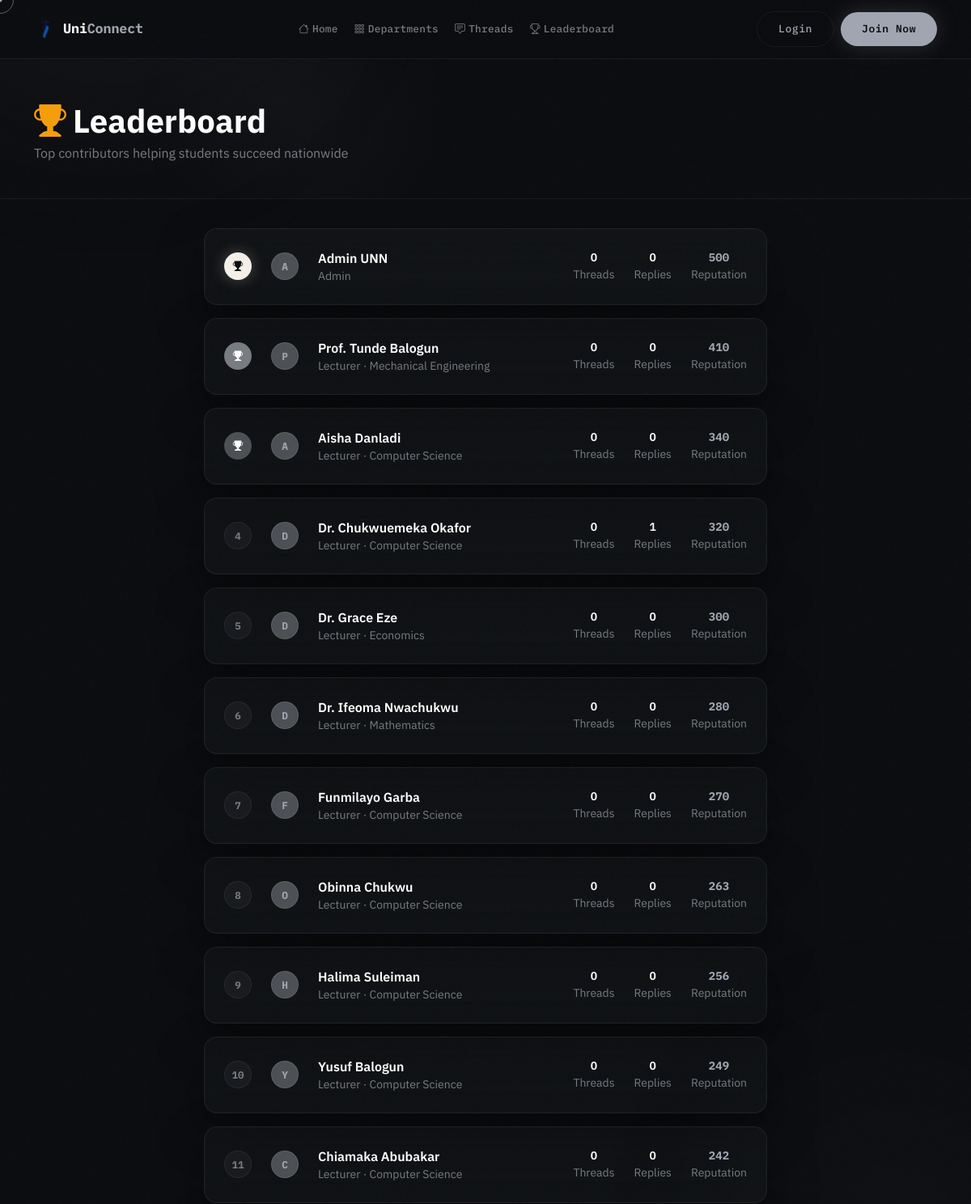
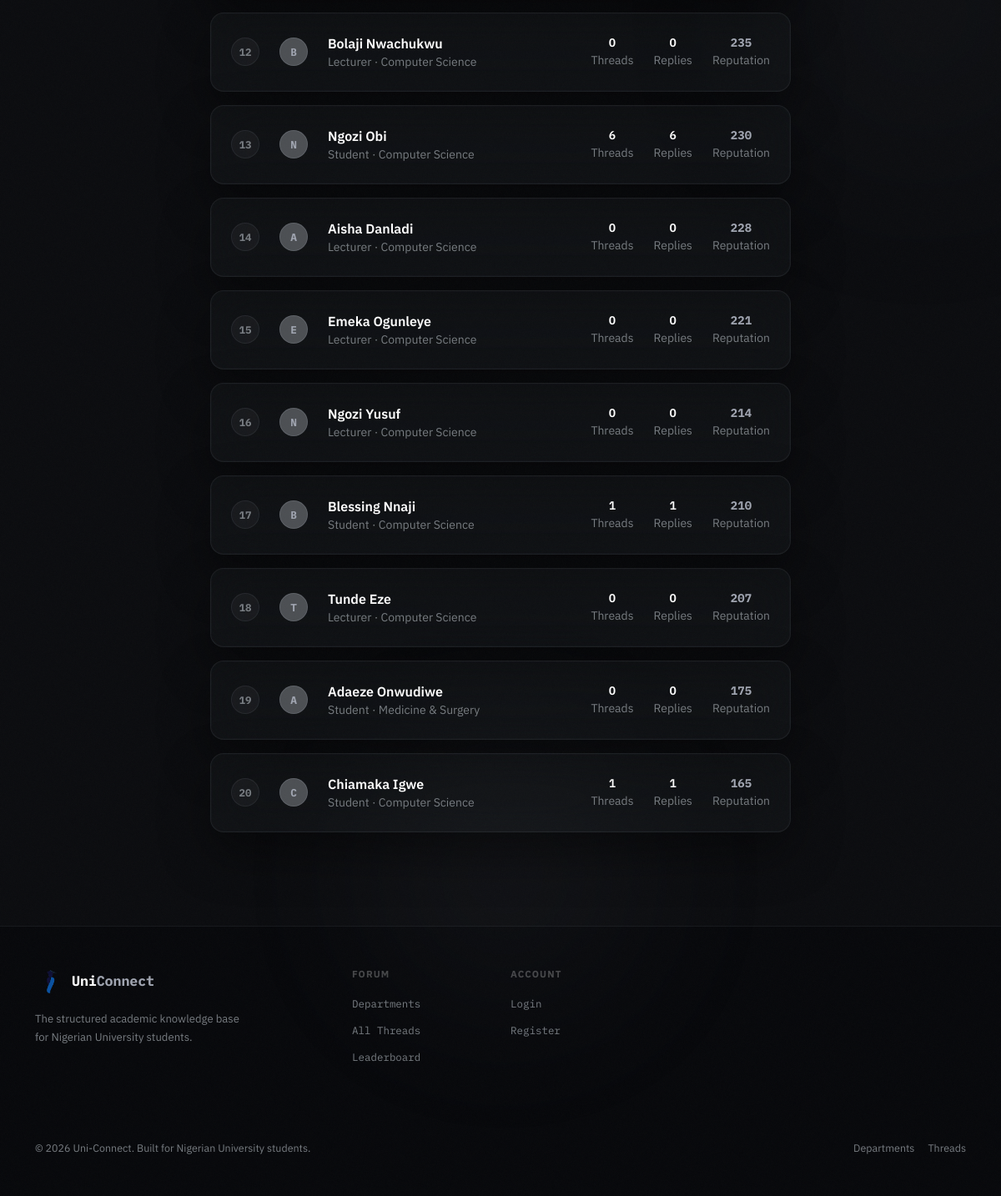
Page /leaderboard/ on the committed database (2 pictures, top to bottom).
### accounts/models.py (models this page shows, shortened)
class User(AbstractUser):
    ROLE_CHOICES = [
        ('student', 'Student'),
        ('lecturer', 'Lecturer'),
        ('admin', 'Admin'),
    ]
    is_email_verified = models.BooleanField(default=False)
    role = models.CharField(max_length=20, choices=ROLE_CHOICES, default='student')
    school = models.ForeignKey(
        'forum.School', on_delete=models.SET_NULL, null=True, blank=True, related_name='members'
    )
    department = models.ForeignKey(
        'forum.Department', on_delete=models.SET_NULL, null=True, blank=True, related_name='members'
    )
    matric_number = models.CharField(max_length=20, blank=True)
    bio = models.TextField(blank=True)
    avatar = models.ImageField(upload_to='avatars/', blank=True, null=True)
    reputation = models.IntegerField(default=0)
    created_at = models.DateTimeField(auto_now_add=True)

### forum/models.py (models this page shows, shortened)
class Department(models.Model):
    school = models.ForeignKey(
        School, on_delete=models.CASCADE, related_name='departments',
        null=True, blank=True,
    )
    name = models.CharField(max_length=200)
    code = models.CharField(max_length=10)
    faculty = models.CharField(max_length=200)
    description = models.TextField(blank=True)
    color = models.CharField(max_length=7, default='#6C63FF')
    icon = models.CharField(max_length=50, default='bi-mortarboard')
    created_at = models.DateTimeField(auto_now_add=True)
    class Meta:
        ordering = ['name']
        unique_together = ['school', 'code']
        constraints = [
            models.UniqueConstraint(
                Lower('name'), 'school',
                name='unique_department_name_per_school',
            ),
        ]
        indexes = [
            models.Index(fields=['school', 'code']),
        ]

### forum/views.py (the view)
# urls.py: path('leaderboard/', views.leaderboard, name='leaderboard'),
def leaderboard(request):
    top_users = User.objects.annotate(
        total_threads=Count('threads', filter=Q(threads__is_deleted=False)),
        total_replies=Count('replies', filter=Q(replies__is_deleted=False)),
    ).order_by('-reputation')[:20]
    return render(request, 'forum/leaderboard.html', {'top_users': top_users})

### forum/context_processors.py (called while the page is built)
def unread_notifications(request):
    count = 0
    if request.user.is_authenticated:
        count = request.user.notifications.filter(is_read=False).count()
    return {'unread_notification_count': count}

### templates/forum/leaderboard.html (shortened to what this page needs)
{% extends 'base.html' %}
{% block content %}
<div class="page-header">
  <div class="container">
    <h1 class="display-6 fw-bold text-white mb-1"><i class="bi bi-trophy-fill me-2" style="color:#f59e0b;"></i>Leaderboard</h1>
    <p class="text-muted mb-0">Top contributors helping students succeed nationwide</p>
  </div>
</div>
<div class="container pb-5" style="max-width:720px;">
  {% for user in top_users %}
  <div class="glass-panel p-4 mb-3 d-flex align-items-center gap-4">
    <div class="rank-badge {% if forloop.counter == 1 %}rank-1{% elif forloop.counter == 2 %}rank-2{% elif forloop.counter == 3 %}rank-3{% else %}rank-other{% endif %}">
      {% if forloop.counter <= 3 %}
        <i class="bi bi-trophy-fill"></i>
      {% else %}
        {{ forloop.counter }}
      {% endif %}
    </div>
    <div class="avatar-sm">{{ user.username|first|upper }}</div>
    <div class="flex-grow-1">
      <a href="{% url 'accounts:profile_user' user.username %}" class="text-white fw-600 text-decoration-none">
        {{ user.get_full_name|default:user.username }}
      </a>
      <div class="text-muted small">
        {{ user.get_role_display }}
        {% if user.department %} · {{ user.department.name }}{% endif %}
      </div>
    </div>
    <div class="d-flex gap-4 text-muted small">
      <div class="text-center">
        <div class="text-white fw-600">{{ user.total_threads }}</div>
        <div>Threads</div>
      </div>
      <div class="text-center">
        <div class="text-white fw-600">{{ user.total_replies }}</div>
        <div>Replies</div>
      </div>
      <div class="text-center">
        <div style="color:var(--accent);font-family:var(--font-mono);font-weight:700;">{{ user.reputation }}</div>
        <div>Reputation</div>
      </div>
    </div>
  </div>
  {% empty %}
  <div class="glass-panel p-5 text-center">
    <i class="bi bi-trophy fs-1 text-muted d-block mb-3"></i>
    <p class="text-muted">The leaderboard will fill up as students start contributing!</p>
  </div>
  {% endfor %}
</div>
{% endblock %}

### static/css/main.css (style rules this page uses)
:root { --igloo-steel: #a0a5b1; --igloo-dark-1: #4c4f53; --igloo-dark-2: #777c81; --bg: #0b0c0f; --bg-2: #14161b; --bg-card: rgba(160, 165, 177, 0.04); --bg-card-h: rgba(160, 165, 177, 0.07); --accent: #a0a5b1; --accent-dim: rgba(160, 165, 177, 0.15); --accent-glow: rgba(160, 165, 177, 0.2); --accent-bright: #c8ccd5; --border: rgba(160, 165, 177, 0.1); --border-h: rgba(160, 165, 177, 0.22); --text: #ffffff; --muted: #777c81; --muted-h: #a0a5b1; --font-mono: "IBM Plex Mono", "Courier New", monospace; --font-sans: "IBM Plex Sans", system-ui, sans-serif; --radius: 16px; --blur: 28px; }
*, *::before, *::after { box-sizing: border-box; margin: 0; padding: 0; }
html { scroll-behavior: smooth; -webkit-font-smoothing: antialiased; -moz-osx-font-smoothing: grayscale; }
body { background: var(--bg); color: var(--text); font-family: var(--font-sans); overflow-x: hidden; cursor: none; }
body::before { content: ""; position: fixed; inset: -50%; width: 200%; height: 200%; pointer-events: none; z-index: 9999; opacity: 0.028; background-size: 200px 200px; animation: grain 0.4s steps(1) infinite; }
.glass-panel { background: var(--bg-card); backdrop-filter: blur(var(--blur)); -webkit-backdrop-filter: blur(var(--blur)); border: 1px solid var(--border); border-radius: var(--radius); box-shadow: 0 0 0 1px rgba(160, 165, 177, 0.02) inset, 0 24px 60px rgba(0, 0, 0, 0.45); transition: border-color 0.3s ease, box-shadow 0.3s ease, transform 0.3s cubic-bezier(0.23, 1, 0.32, 1); }
.page-header { border-bottom: 1px solid var(--border); padding: 52px 0 44px; margin-bottom: 36px; position: relative; overflow: hidden; }
.page-header::before { content: ""; position: absolute; top: -50%; left: 10%; width: 500px; height: 300px; background: radial-gradient( circle, rgba(160, 165, 177, 0.04) 0%, transparent 70% ); pointer-events: none; }
.avatar-sm { width: 34px; height: 34px; border-radius: 50%; background: var(--igloo-dark-1); border: 1px solid var(--border-h); display: flex; align-items: center; justify-content: center; font-family: var(--font-mono); font-weight: 700; font-size: 0.8rem; color: var(--accent); overflow: hidden; flex-shrink: 0; }
.rank-badge { width: 34px; height: 34px; border-radius: 50%; display: flex; align-items: center; justify-content: center; font-family: var(--font-mono); font-weight: 700; font-size: 0.78rem; }
.rank-1 { background: #f5f0e8; color: #0b0c0f; box-shadow: 0 0 18px rgba(245, 240, 232, 0.25); }
.rank-2 { background: var(--igloo-dark-2); color: #fff; }
.rank-3 { background: var(--igloo-dark-1); color: #fff; }
.rank-other { background: rgba(160, 165, 177, 0.06); color: var(--muted); border: 1px solid var(--border); }
.fw-600 { font-weight: 600 !important; }
.text-muted { color: var(--muted) !important; }

### rows in the picture
User: username|first "A", get_full_name "Admin UNN", role "Admin", total_threads "0", total_replies "0", reputation "500"
User: username|first "P", get_full_name "Prof. Tunde Balogun", role "Lecturer", department.name "Mechanical Engineering", total_threads "0", total_replies "0", reputation "410"
User: username|first "A", get_full_name "Aisha Danladi", role "Lecturer", department.name "Computer Science", total_threads "0", total_replies "0", reputation "340"
User: username|first "D", get_full_name "Dr. Chukwuemeka Okafor", role "Lecturer", department.name "Computer Science", total_threads "0", total_replies "1", reputation "320"
User: username|first "D", get_full_name "Dr. Grace Eze", role "Lecturer", department.name "Economics", total_threads "0", total_replies "0", reputation "300"
User: username|first "D", get_full_name "Dr. Ifeoma Nwachukwu", role "Lecturer", department.name "Mathematics", total_threads "0", total_replies "0", reputation "280"
User: username|first "F", get_full_name "Funmilayo Garba", role "Lecturer", department.name "Computer Science", total_threads "0", total_replies "0", reputation "270"
User: username|first "O", get_full_name "Obinna Chukwu", role "Lecturer", department.name "Computer Science", total_threads "0", total_replies "0", reputation "263"
User: username|first "H", get_full_name "Halima Suleiman", role "Lecturer", department.name "Computer Science", total_threads "0", total_replies "0", reputation "256"
User: username|first "Y", get_full_name "Yusuf Balogun", role "Lecturer", department.name "Computer Science", total_threads "0", total_replies "0", reputation "249"
User: username|first "C", get_full_name "Chiamaka Abubakar", role "Lecturer", department.name "Computer Science", total_threads "0", total_replies "0", reputation "242"
User: username|first "B", get_full_name "Bolaji Nwachukwu", role "Lecturer", department.name "Computer Science", total_threads "0", total_replies "0", reputation "235"
User: username|first "N", get_full_name "Ngozi Obi", role "Student", department.name "Computer Science", total_threads "6", total_replies "6", reputation "230"
User: username|first "A", get_full_name "Aisha Danladi", role "Lecturer", department.name "Computer Science", total_threads "0", total_replies "0", reputation "228"
User: username|first "E", get_full_name "Emeka Ogunleye", role "Lecturer", department.name "Computer Science", total_threads "0", total_replies "0", reputation "221"
User: username|first "N", get_full_name "Ngozi Yusuf", role "Lecturer", department.name "Computer Science", total_threads "0", total_replies "0", reputation "214"
User: username|first "B", get_full_name "Blessing Nnaji", role "Student", department.name "Computer Science", total_threads "1", total_replies "1", reputation "210"
User: username|first "T", get_full_name "Tunde Eze", role "Lecturer", department.name "Computer Science", total_threads "0", total_replies "0", reputation "207"
User: username|first "A", get_full_name "Adaeze Onwudiwe", role "Student", department.name "Medicine & Surgery", total_threads "0", total_replies "0", reputation "175"
User: username|first "C", get_full_name "Chiamaka Igwe", role "Student", department.name "Computer Science", total_threads "1", total_replies "1", reputation "165"
